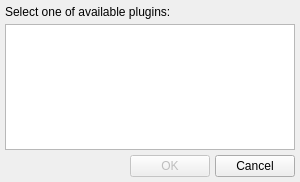
<?xml version="1.0" encoding="UTF-8"?>
<ui version="4.0">
 <class>CPluginSelectDialog</class>
 <widget class="QDialog" name="CPluginSelectDialog">
  <property name="geometry">
   <rect>
    <x>0</x>
    <y>0</y>
    <width>300</width>
    <height>182</height>
   </rect>
  </property>
  <property name="windowTitle">
   <string>CPluginSelectDialog</string>
  </property>
  <layout class="QVBoxLayout" name="verticalLayout">
   <property name="spacing">
    <number>5</number>
   </property>
   <property name="margin">
    <number>5</number>
   </property>
   <item>
    <widget class="QLabel" name="ldlDesc">
     <property name="text">
      <string>Select one of available plugins:</string>
     </property>
    </widget>
   </item>
   <item>
    <widget class="QListWidget" name="lwPluginsNames"/>
   </item>
   <item>
    <widget class="QFrame" name="frmActions">
     <layout class="QHBoxLayout" name="frmActionsLayout">
      <property name="spacing">
       <number>5</number>
      </property>
      <property name="margin">
       <number>0</number>
      </property>
      <item>
       <spacer name="actionsSpacer">
        <property name="orientation">
         <enum>Qt::Horizontal</enum>
        </property>
        <property name="sizeHint" stdset="0">
         <size>
          <width>40</width>
          <height>20</height>
         </size>
        </property>
       </spacer>
      </item>
      <item>
       <widget class="QPushButton" name="btnOK">
        <property name="enabled">
         <bool>false</bool>
        </property>
        <property name="text">
         <string>OK</string>
        </property>
       </widget>
      </item>
      <item>
       <widget class="QPushButton" name="btnCancel">
        <property name="text">
         <string>Cancel</string>
        </property>
       </widget>
      </item>
     </layout>
    </widget>
   </item>
  </layout>
 </widget>
 <layoutdefault spacing="6" margin="11"/>
 <resources/>
 <connections>
  <connection>
   <sender>btnOK</sender>
   <signal>clicked()</signal>
   <receiver>CPluginSelectDialog</receiver>
   <slot>accept()</slot>
   <hints>
    <hint type="sourcelabel">
     <x>214</x>
     <y>176</y>
    </hint>
    <hint type="destinationlabel">
     <x>0</x>
     <y>132</y>
    </hint>
   </hints>
  </connection>
  <connection>
   <sender>btnCancel</sender>
   <signal>clicked()</signal>
   <receiver>CPluginSelectDialog</receiver>
   <slot>reject()</slot>
   <hints>
    <hint type="sourcelabel">
     <x>294</x>
     <y>176</y>
    </hint>
    <hint type="destinationlabel">
     <x>265</x>
     <y>181</y>
    </hint>
   </hints>
  </connection>
  <connection>
   <sender>lwPluginsNames</sender>
   <signal>currentTextChanged(QString)</signal>
   <receiver>CPluginSelectDialog</receiver>
   <slot>onCurrentTextChanged(QString)</slot>
   <hints>
    <hint type="sourcelabel">
     <x>193</x>
     <y>59</y>
    </hint>
    <hint type="destinationlabel">
     <x>240</x>
     <y>0</y>
    </hint>
   </hints>
  </connection>
 </connections>
 <slots>
  <slot>onCurrentTextChanged(QString)</slot>
 </slots>
</ui>
